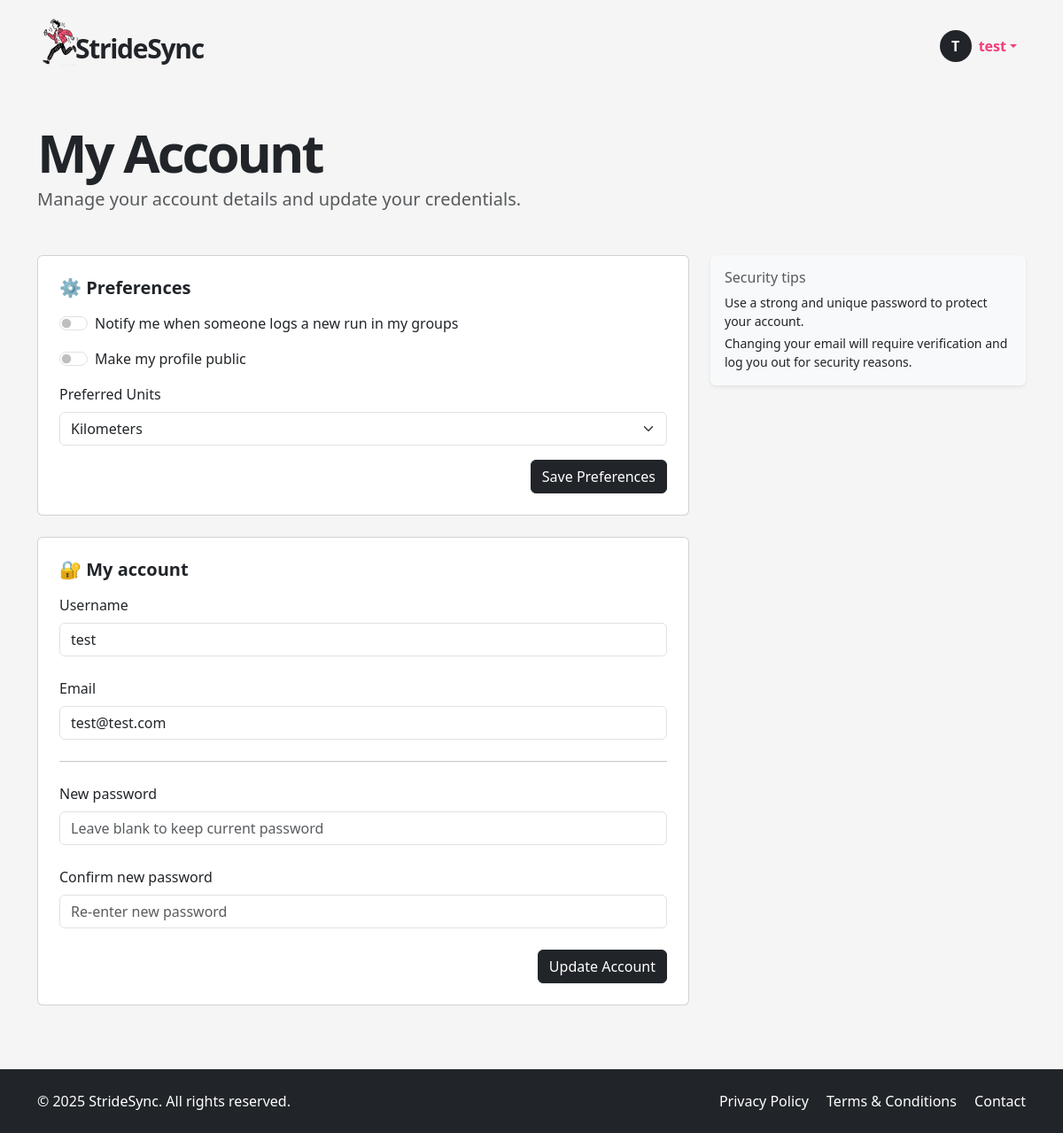
The page /my-account (signed in) on the database its author committed.
### app/models.py (models this page shows, shortened)
class User(UserMixin, db.Model):
    __tablename__ = "users"
    id = sa.Column(sa.Integer, primary_key=True)
    email = sa.Column(sa.String(120), unique=True, nullable=False, index=True)
    password_hash = sa.Column(sa.String(256))
    username = sa.Column(sa.String(64), unique=True, nullable=False, index=True)
    role = sa.Column(sa.Enum(UserRole), default=UserRole.USER, nullable=False)
    is_verified = sa.Column(sa.Boolean, default=False)
    verification_token = sa.Column(sa.String(128), nullable=False, default=lambda: secrets.token_urlsafe(32))
    unit_preference = Column(String(2), default='km')  # 'km' or 'mi'
    notify_group_activity = Column(Boolean, default=True)
    is_public_profile = Column(Boolean, default=False)
    reset_token = db.Column(db.String, nullable=True)
    reset_token_expiry = db.Column(db.DateTime, nullable=True)
    runs = so.relationship("Run", back_populates="user", cascade="all, delete-orphan")
    groups = so.relationship("Group", secondary=user_groups, back_populates="members")
    admin_of_groups = so.relationship("Group", secondary=group_admins, back_populates="admins")

### app/routes.py (the view)
@app.route('/my-account', methods=['GET', 'POST'])
@login_required
def my_account():
    user = current_user
    if request.method == 'POST':
        form = AccountForm()
        if form.validate_on_submit():
            updated = False
            username = form.username.data.strip()
            email = form.email.data.strip().lower()
            password = form.password.data.strip()
            changed_username = username.lower() != user.username.lower()
            changed_email = email != user.email
            changed_password = bool(password)
            if changed_username:
                existing = db.session.scalar(
                    sa.select(User).where(
                        sa.func.lower(User.username) == username.lower(),
                        User.id != user.id
                    )
                )
                if existing:
                    flash("Username is already taken.", "warning")
                    return redirect(url_for('my_account'))
                user.username = username
                updated = True
            if changed_email:
                existing = db.session.scalar(
                    sa.select(User).where(
                        User.email == email,
                        User.id != user.id
                    )
                )
                if existing:
                    flash("Email is already registered.", "warning")
                    return redirect(url_for('my_account'))
                user.email = email
                user.is_verified = False
                user.verification_token = secrets.token_urlsafe(32)
                db.session.commit()
                send_verification_email(user)
                flash("Email updated. Please verify your new address.", "info")
                logout_user()
                return redirect(url_for('login'))
            if changed_password:
                user.set_password(password)
                flash("Password updated successfully.", "success")
                updated = True
            if updated:
                db.session.commit()
                flash("Account updated.", "success")
            else:
                flash("No changes made.", "info")
            return redirect(url_for('my_account'))
        else:
            flash("Please correct the errors below.", "danger")
            print("Form errors:", form.errors)
    else:
        form = AccountForm(obj=user)
    return render_template("my_account.html", form=form, user=user)

### app/forms.py
class AccountForm(FlaskForm):
    username = StringField('Username', validators=[
        DataRequired(message='Let us know what we should call you!'),
        Length(min=4, max=64, message='Choose a different username (min 4 characters).')
    ])
    email = StringField('Email', validators=[
        DataRequired(message='Email address is required.'),
        Email(message='Please enter a valid email address.'),
        Length(max=120)
    ])
    password = PasswordField('New password', validators=[
        Optional(),
        Length(min=6, message="Password must be at least 6 characters.")
    ])
    password2 = PasswordField('Confirm new password', validators=[
        Optional(),
        EqualTo('password', message="Passwords don't match.")
    ])
    submit = SubmitField("Update Account")

### app/models.py (called while the page is built)
@login.user_loader
def load_user(id):
    return db.session.get(User, int(id))

### app/templates/my_account.html (shortened to what this page needs)
{% extends "base.html" %}
{% block content %}
<div class="container py-5">
  <h1 class="display-4 fw-bold hero-title">My Account</h1>
  <p class="lead text-muted mb-5">
    Manage your account details and update your credentials.
  </p>
  <div class="row">
    <div class="col-md-8">
      <div class="card p-4 mb-4 bg-white">
        <h5 class="fw-bold mb-3">⚙️ Preferences</h5>
        <form method="POST" action="{{ url_for('update_preferences') }}">
          <div class="form-check form-switch mb-3">
            <input class="form-check-input" type="checkbox" name="notify_group_activity" id="notifyGroupActivity"
              {% if current_user.notify_group_activity %}checked{% endif %}>
              <label class="form-check-label" for="notifyGroupActivity">
              Notify me when someone logs a new run in my groups
            </label>
          </div>
          <div class="form-check form-switch mb-3">
            <input class="form-check-input" type="checkbox" name="is_public_profile" id="isPublicProfile"
              {% if current_user.is_public_profile %}checked{% endif %}>
            <label class="form-check-label" for="isPublicProfile">
              Make my profile public
            </label>
          </div>
        <div class="mb-3">
          <label class="form-label">Preferred Units</label>
          <select class="form-select" name="unit_preference">
            <option value="km" {% if current_user.unit_preference == 'km' %}selected{% endif %}>Kilometers</option>
          </select>
        </div>
          <div class="text-end">
            <button type="submit" class="btn btn-dark">Save Preferences</button>
          </div>
        </form>
      </div>
      <div class="card p-4 bg-white">
        <h5 class="fw-bold mb-3">🔐 My account</h5>
        <form method="POST">
          <div class="mb-4">
            {{ form.username.label(class="form-label") }}
            {{ form.username(class="form-control") }}
          </div>
          <div class="mb-4">
            {{ form.email.label(class="form-label") }}
            {{ form.email(class="form-control", value=form.email.data or user.email) }}
          </div>
          <hr class="my-4">
          <div class="mb-4">
            {{ form.password.label(class="form-label") }}
            {{ form.password(class="form-control", placeholder="Leave blank to keep current password") }}
          </div>
          <div class="mb-4">
            {{ form.password2.label(class="form-label") }}
            {{ form.password2(class="form-control", placeholder="Re-enter new password") }}
          </div>
          <div class="text-end">
            {{ form.submit(class="btn btn-dark") }}
          </div>
        </form>
      </div>
    </div>
    <div class="col-md-4 d-none d-md-block">
      <div class="card shadow-sm bg-light border-0 p-3">
        <h6 class="text-muted mb-2">Security tips</h6>
        <p class="small mb-1">
          Use a strong and unique password to protect your account.
        </p>
        <p class="small mb-0">
          Changing your email will require verification and log you out for security reasons.
        </p>
      </div>
    </div>
  </div>
</div>
{% endblock %}

### app/templates/base.html (shortened to what this page needs)
<!DOCTYPE html>
<html lang="en">
<head>
  <link href="https://cdn.jsdelivr.net/npm/bootstrap@5.3.6/dist/css/bootstrap.min.css" rel="stylesheet">
  <link href="https://cdn.jsdelivr.net/npm/bootstrap-icons@1.10.5/font/bootstrap-icons.css" rel="stylesheet">
  <link rel="stylesheet" href="{{ url_for('static', filename='style.css') }}">
</head>
<body>
  <header>
    <nav class="navbar">
      <div class="container d-flex justify-content-between align-items-center py-2">
        <a href="/index" class="text-decoration-none logo-container d-flex align-items-center">
          <img src="{{ url_for('static', filename='img/icon.png') }}" width="50px" style="margin-right: -15px !important;" alt="StrideSync logo">
          <p class="logo mb-0 ms-2">StrideSync</p>
        </a>
        <ul class="navbar-nav flex-row align-items-center mb-0 menubox">
          {% if current_user.is_anonymous %}
            <li class="nav-item">
              <a class="btn btn-dark px-4" href="{{ url_for('login') }}">LOGIN</a>
            </li>
          {% else %}
            <li class="nav-item dropdown">
              <a class="nav-link dropdown-toggle d-flex align-items-center" href="#" id="userDropdown" role="button" data-bs-toggle="dropdown" aria-expanded="false">
                <div class="avatar-circle bg-dark text-white rounded-circle d-flex justify-content-center align-items-center me-2" style="width: 36px; height: 36px; font-weight: bold;">
                  {{ current_user.username[0]|upper }}
                </div>
                <span class="fw-semibold text-truncate d-inline-block username-truncate" title="{{ current_user.username }}">
                  {{ current_user.username }}
                </span>
              </a>
            </li>
          {% endif %}
        </ul>
      </div>
    </nav>
  </header>
  <main>
    {% block content %}{% endblock %}
  </main>
  <footer class="bg-dark text-white py-4">
    <div class="container d-flex flex-column flex-md-row justify-content-between align-items-center">
      <div class="mb-2 mb-md-0">
        &copy; 2025 StrideSync. All rights reserved.
      </div>
      <div>
        <a href="/privacy" class="text-white text-decoration-none me-3">Privacy Policy</a>
        <a href="/terms" class="text-white text-decoration-none me-3">Terms & Conditions</a>
        <a href="/contact" class="text-white text-decoration-none">Contact</a>
      </div>
    </div>
  </footer>
</body>
</html>

### app/static/style.css (style rules this page uses)
html, body { height: 100%; margin: 0; display: flex; flex-direction: column; scroll-behavior: smooth; }
body { background-color: #f5f5f5; }
main { flex: 1; }
a { color: #f33e78; }
.logo { font-size: 30px; font-weight: 700; letter-spacing: -1.3px; margin-top: 15px; }
.logo-container { color: unset; }
.hero-title { font-weight: 900 !important; font-size: 60px; letter-spacing: -3px; line-height: 60px; }
.nav-link { color: #f33e78 !important; }
.menubox { margin-top: 10px; margin-right: 10px; }
footer { background-color: #333; }
.bg-white { background-color: #ffffff !important; }
.username-truncate { max-width: 100px; overflow: hidden; text-overflow: ellipsis; white-space: nowrap; vertical-align: middle; }

### rows shown on the page
User: username "T", username "test", email "test@test.com"
